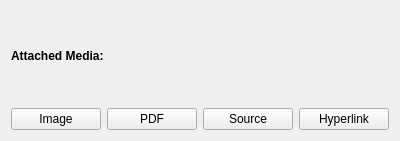
<?xml version="1.0" encoding="UTF-8"?>
<ui version="4.0">
 <class>Form</class>
 <widget class="QWidget" name="Form">
  <property name="geometry">
   <rect>
    <x>0</x>
    <y>0</y>
    <width>400</width>
    <height>141</height>
   </rect>
  </property>
  <property name="windowTitle">
   <string>Form</string>
  </property>
  <layout class="QVBoxLayout" name="verticalLayout">
   <item>
    <widget class="QLabel" name="label_2">
     <property name="text">
      <string>&lt;b&gt;Attached Media:</string>
     </property>
    </widget>
   </item>
   <item>
    <layout class="QHBoxLayout" name="horizontalLayout">
     <item>
      <widget class="QPushButton" name="btn_AddImage">
       <property name="text">
        <string>Image</string>
       </property>
      </widget>
     </item>
     <item>
      <widget class="QPushButton" name="btn_AddPDF">
       <property name="text">
        <string>PDF</string>
       </property>
      </widget>
     </item>
     <item>
      <widget class="QPushButton" name="btn_BibSource">
       <property name="text">
        <string>Source</string>
       </property>
      </widget>
     </item>
     <item>
      <widget class="QPushButton" name="pushButton">
       <property name="text">
        <string>Hyperlink</string>
       </property>
      </widget>
     </item>
    </layout>
   </item>
  </layout>
 </widget>
 <resources/>
 <connections/>
</ui>
